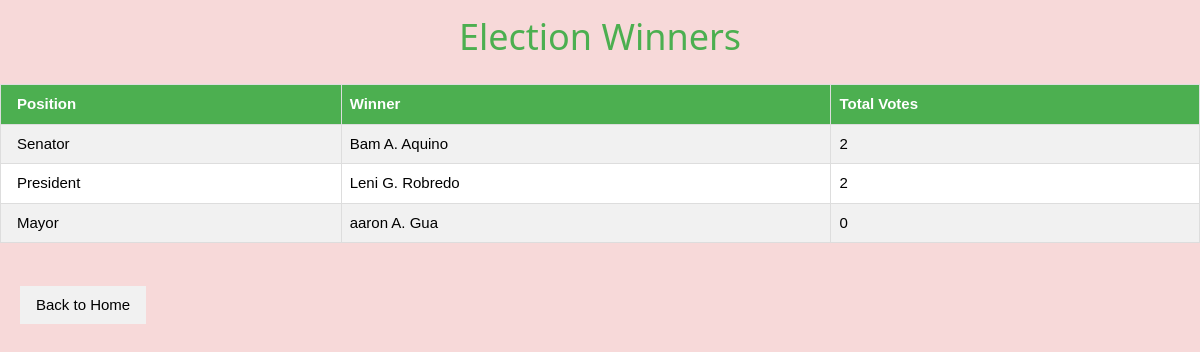
The app's page /winners, older data.
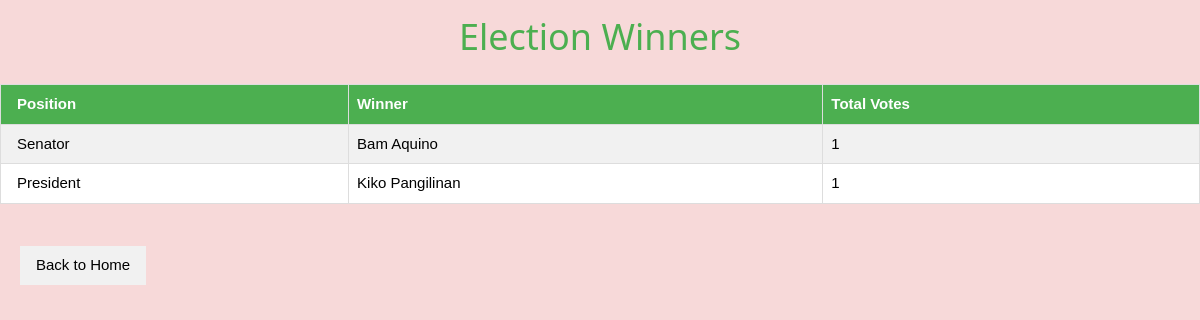
The same page, newer data.
### tables this page shows
CREATE TABLE positions (
            posID INTEGER PRIMARY KEY AUTOINCREMENT,
            posName TEXT NOT NULL,
            numOfPositions INTEGER NOT NULL,
            posStat TEXT NOT NULL DEFAULT 'open'
        );

### app.py (the view)
@app.route("/winners")
def winners():
    conn = dbhelper.get_connection()
    data = conn.execute("""
        SELECT p.posName, c.candFName || ' ' || c.candMName || ' ' || c.candLName, MAX(c.votes)
        FROM candidates c JOIN positions p ON c.posID = p.posID GROUP BY c.posID ORDER BY MAX(c.votes) DESC
    """).fetchall()
    conn.close()
    return render_template("winners.html", winners=data)

### dbhelper.py (called while the page is built)
def get_connection():
    conn = sqlite3.connect(DB_NAME)
    return conn

### templates/winners.html (shortened to what this page needs)
<!DOCTYPE html>
<html>
<head>
    <link rel="stylesheet" href="/statics/index.css">
    <link rel="stylesheet" href="/statics/w3.css">
</head>
<body>
    <h1 class="w3-text-green">Election Winners</h1>
    <table class="w3-table-all w3-bordered w3-hoverable">
        <tr><th>Position</th><th>Winner</th><th>Total Votes</th></tr>
        {% for w in winners %}
        <tr>
            <td>{{ w[0] }}</td>
            <td>{{ w[1] }}</td>
            <td>{{ w[2] }}</td>
        </tr>
        {% endfor %}
    </table>
    <br><a href="/" class="w3-button w3-light-grey">Back to Home</a>
</body>
</html>

Row changes from the older to the newer data that the page shows:
removed positions: posName "Mayor", w "aaron A. Gua", w "0"
computed for positions "Senator": w "Bam A. Aquino" → "Bam Aquino"; posID "2" → "1"
computed for positions "President": w "Leni G. Robredo" → "Kiko Pangilinan"; w "2" → "1"
